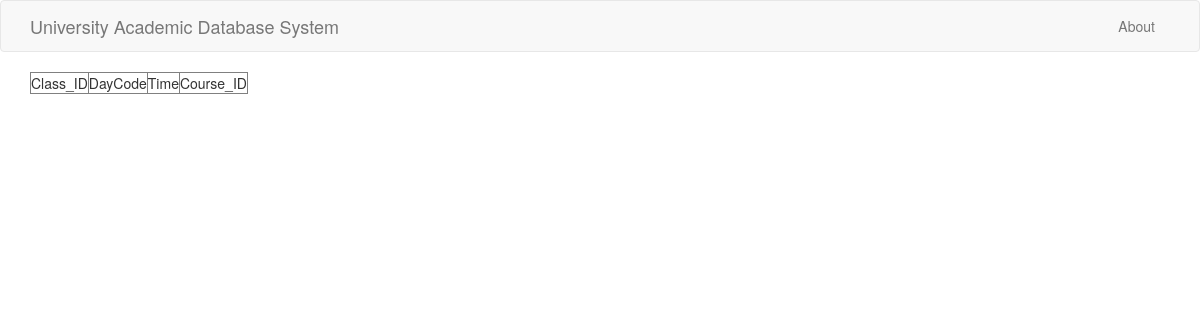
The app's page /classes, older data.
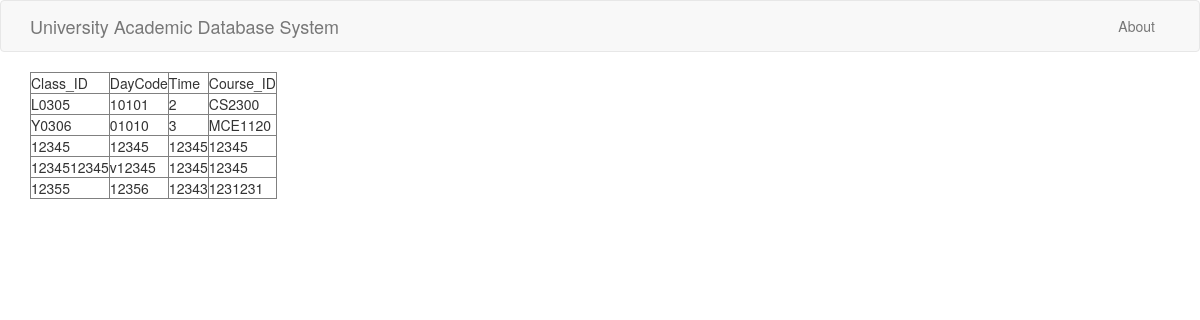
The same page, newer data.
### tables this page shows
CREATE TABLE Class(    Class_ID CHAR(5),    DayCode CHAR(5),    Time INTEGER,    Course_ID VARCHAR(15),    PRIMARY KEY(Course_ID, Class_ID),    FOREIGN KEY(Course_ID) REFERENCES Course(Course_ID));

### webpage.py (the view)
@app.route('/classes')
def classes():
    db = sql.connect('data.db')
    db.row_factory = sql.Row
    curr = db.cursor()
    curr.execute("Select * from Class")
    rows = curr.fetchall();
    return render_template("classes.html", rows = rows)

### templates/classes.html
{% extends 'layout.html' %}
{% block body %}
      <table border = 1>
         <thead>
            <td>Class_ID</td>
            <td>DayCode</td>
            <td>Time</td>
            <td>Course_ID</td>
         </thead>
         {% for row in rows %}
            <tr>
               <td>{{row["Class_ID"]}}</td>
               <td>{{row["DayCode"]}}</td>
               <td>{{row["Time"]}}</td>
               <td>{{row["Course_ID"]}}</td>
            </tr>
         {% endfor %}
      </table>
{% endblock %}

### templates/layout.html (shortened to what this page needs)
<!DOCTYPE html>
<html>
  <head>
    <link rel="stylesheet" href="https://maxcdn.bootstrapcdn.com/bootstrap/3.3.7/css/bootstrap.min.css">
  </head>
  <body>
    {% include 'includes/_navbar.html' %}
    <div class="container">
      {% block body %}{% endblock %}
    </div>
  </body>
</html>

### templates/includes/_navbar.html (shortened to what this page needs)
<nav class="navbar navbar-default">
      <div class="container">
        <div class="navbar-header">
          <a class="navbar-brand" href="/">University Academic Database System</a>
        </div>
        <div id="navbar" class="collapse navbar-collapse">
          <ul class="nav navbar-nav navbar-right">
            <li><a href="/about">About</a></li>
          </ul>
        </div>
      </div>
    </nav>

Row changes from the older to the newer data that the page shows:
added Class: Class_ID "L0305", DayCode "10101", Time "2", Course_ID "CS2300"
added Class: Class_ID "Y0306", DayCode "01010", Time "3", Course_ID "MCE1120"
added Class: Class_ID "12345", DayCode "12345", Time "12345", Course_ID "12345"
added Class: Class_ID "1234512345", DayCode "v12345", Time "12345", Course_ID "12345"
added Class: Class_ID "12355", DayCode "12356", Time "12343", Course_ID "1231231"
